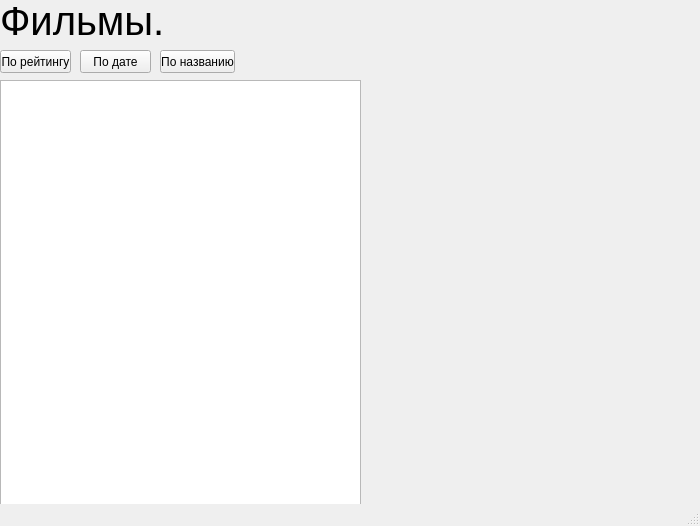
<?xml version="1.0" encoding="UTF-8"?>
<ui version="4.0">
 <class>MainWindow</class>
 <widget class="QMainWindow" name="MainWindow">
  <property name="geometry">
   <rect>
    <x>0</x>
    <y>0</y>
    <width>700</width>
    <height>526</height>
   </rect>
  </property>
  <property name="windowTitle">
   <string>MainWindow</string>
  </property>
  <widget class="QWidget" name="centralwidget">
   <property name="enabled">
    <bool>true</bool>
   </property>
   <widget class="QLabel" name="label">
    <property name="geometry">
     <rect>
      <x>0</x>
      <y>0</y>
      <width>161</width>
      <height>41</height>
     </rect>
    </property>
    <property name="font">
     <font>
      <pointsize>30</pointsize>
     </font>
    </property>
    <property name="text">
     <string>Фильмы.</string>
    </property>
   </widget>
   <widget class="QPlainTextEdit" name="table_films">
    <property name="enabled">
     <bool>true</bool>
    </property>
    <property name="geometry">
     <rect>
      <x>0</x>
      <y>80</y>
      <width>361</width>
      <height>491</height>
     </rect>
    </property>
   </widget>
   <widget class="QPushButton" name="btn_rating_DESC_films">
    <property name="geometry">
     <rect>
      <x>0</x>
      <y>50</y>
      <width>71</width>
      <height>23</height>
     </rect>
    </property>
    <property name="text">
     <string>По рейтингу</string>
    </property>
   </widget>
   <widget class="QPushButton" name="btn_date_DESC_films">
    <property name="geometry">
     <rect>
      <x>80</x>
      <y>50</y>
      <width>71</width>
      <height>23</height>
     </rect>
    </property>
    <property name="text">
     <string>По дате</string>
    </property>
   </widget>
   <widget class="QPushButton" name="btn_name_DESC_films">
    <property name="geometry">
     <rect>
      <x>160</x>
      <y>50</y>
      <width>75</width>
      <height>23</height>
     </rect>
    </property>
    <property name="text">
     <string>По названию</string>
    </property>
   </widget>
  </widget>
  <widget class="QMenuBar" name="menubar">
   <property name="geometry">
    <rect>
     <x>0</x>
     <y>0</y>
     <width>700</width>
     <height>21</height>
    </rect>
   </property>
  </widget>
  <widget class="QStatusBar" name="statusbar"/>
 </widget>
 <resources/>
 <connections/>
</ui>
